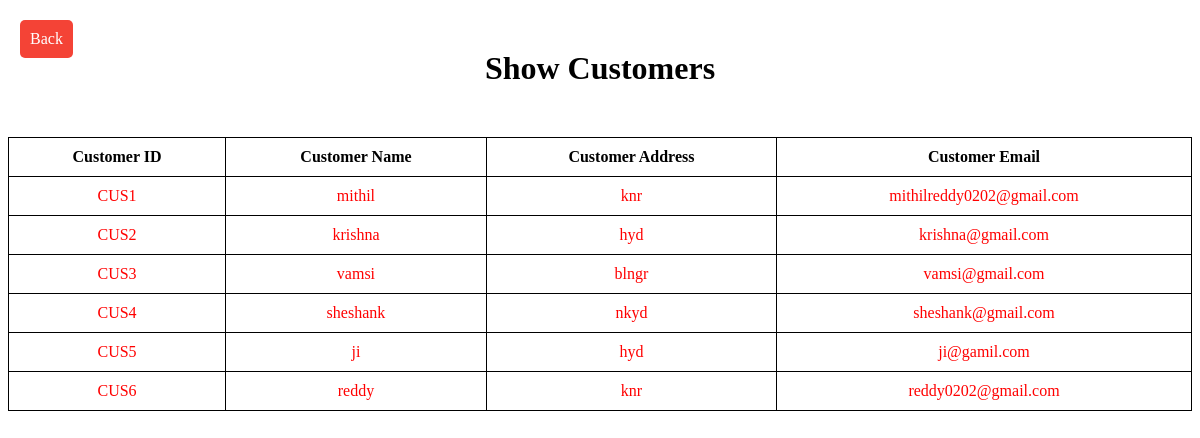
The page /show-customers on the database as committed earlier.
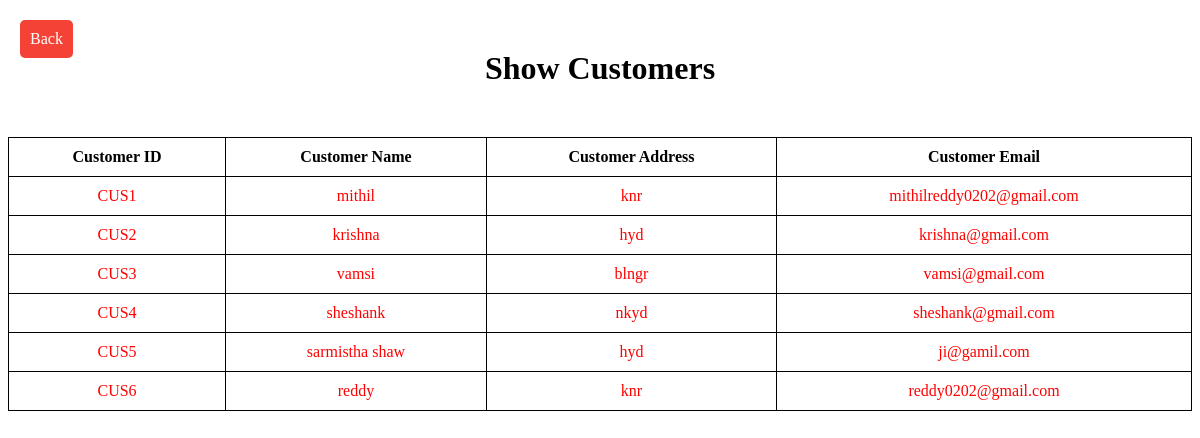
The same page on the database as committed later.
### tables this page shows
CREATE TABLE customer(customer_id varchar(30),customer_name varchar(40),customer_addr varchar(50),customer_mail varchar(50));

### app.py (the view)
@app.route('/show-customers')
def customer_show():
    conn = sqlite3.connect('ims.db')
    cn = conn.cursor()
    cn.execute("select * from customer")
    data = []
    for i in cn.fetchall():
        customer = {}
        customer['customer_id']= i[0]
        customer['customer_name'] = i[1]
        customer['customer_addr'] = i[2]
        customer['customer_mail'] = i[3]
        data.append(customer)
    print(data)
    return render_template('showcustomers.html',data = data)

### templates/showcustomers.html (shortened to what this page needs)
<!DOCTYPE html>
<html>
<head>
</head>
<body>
    <h1>Show Customers</h1>
    <a href="/customers" class="home-button">Back</a>
    <div class="table-container fade-in">
        <table>
            <tr>
                <th>Customer ID</th>
                <th>Customer Name</th>
                <th>Customer Address</th>
                <th>Customer Email</th>
            </tr>
            {% for customer in data %}
                <tr>
                    <td>{{ customer.customer_id }}</td>
                    <td>{{ customer.customer_name }}</td>
                    <td>{{ customer.customer_addr }}</td>
                    <td>{{ customer.customer_mail }}</td>
                </tr>
            {% endfor %}
        </table>
    </div>
</body>
</html>

Rows that differ between the two databases and show on the page:
changed customer "CUS5": customer_name "ji" → "sarmistha shaw"
